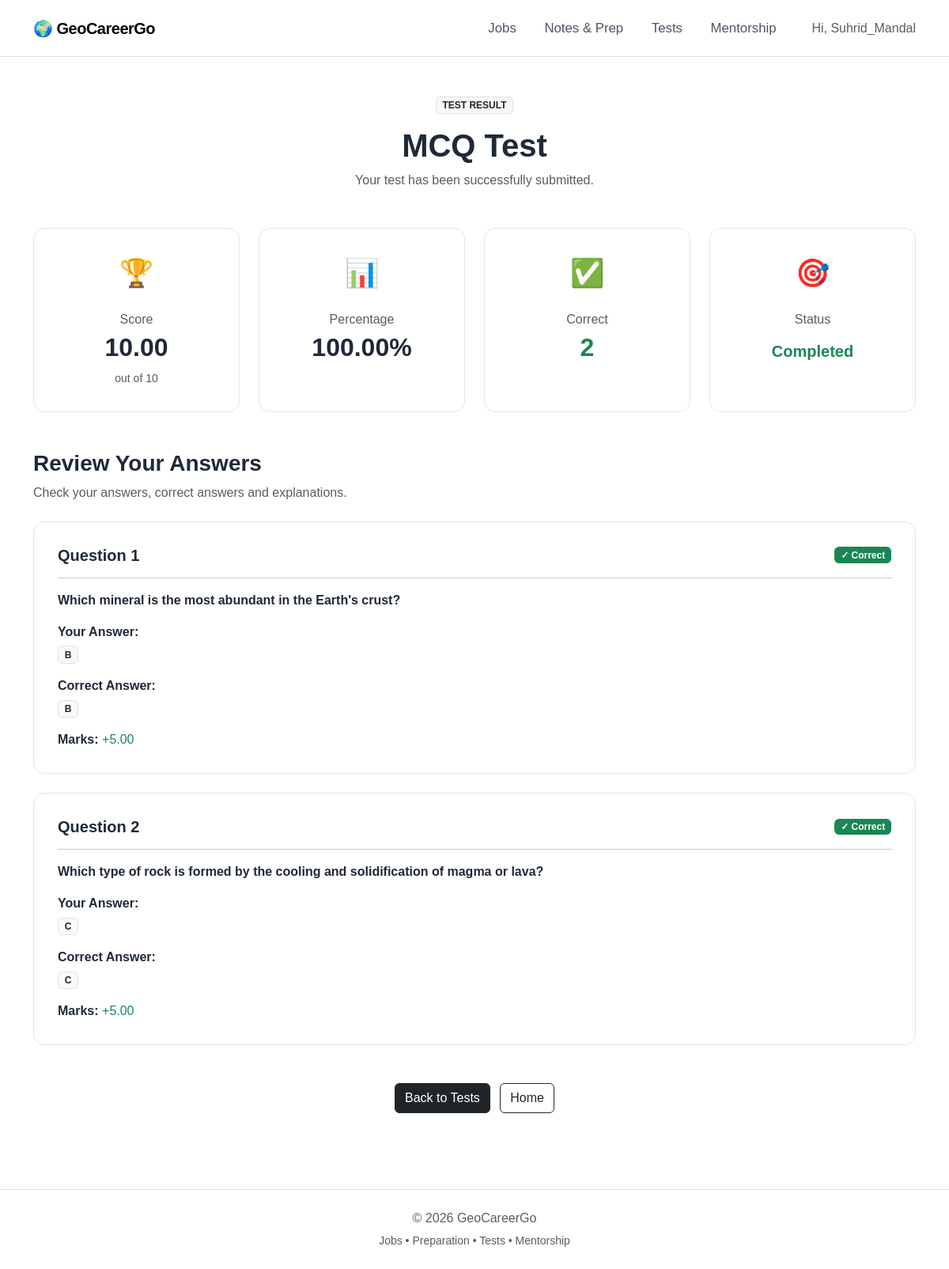
/tests/attempt/2/result/ (signed in), run on the app's committed database.
### exam_tests/models.py (models this page shows, shortened)
class Test(models.Model):
    TEST_TYPE_CHOICES = [
        ("pyq", "Previous Year Paper"),
        ("practice", "Practice Quiz"),
        ("series", "Test Series"),
    ]
    CATEGORY_CHOICES = [
        ("gate", "GATE"),
        ("jam", "JAM"),
        ("psu", "PSU"),
        ("net", "NET"),
        ("govt", "Government Exams"),
        ("reasoning", "Reasoning"),
        ("aptitude", "Aptitude"),
        ("verbal", "Verbal"),
        ("other", "Other PYQs"),
    ]
    title = models.CharField(
        max_length=200
    )
    category = models.CharField(
        max_length=20,
        choices=CATEGORY_CHOICES
    )
    test_type = models.CharField(
        max_length=20,
        choices=TEST_TYPE_CHOICES
    )
    description = models.TextField(
        blank=True
    )
    duration_minutes = models.PositiveIntegerField(
        default=30
    )
    total_marks = models.PositiveIntegerField(
        default=0
    )
    is_free = models.BooleanField(
        default=True
    )
    price = models.DecimalField(
        max_digits=8,
        decimal_places=2,
        default=0
    )
    is_active = models.BooleanField(
        default=True
    )
    created_at = models.DateTimeField(
        auto_now_add=True
    )
    updated_at = models.DateTimeField(
        auto_now=True
    )
    class Meta:
        ordering = ["-created_at"]

class TestAttempt(models.Model):
    user = models.ForeignKey(
        User,
        on_delete=models.CASCADE,
        related_name="test_attempts"
    )
    test = models.ForeignKey(
        Test,
        on_delete=models.CASCADE,
        related_name="attempts"
    )
    started_at = models.DateTimeField(
        auto_now_add=True
    )
    submitted_at = models.DateTimeField(
        null=True,
        blank=True
    )
    score = models.DecimalField(
        max_digits=8,
        decimal_places=2,
        default=0
    )
    percentage = models.DecimalField(
        max_digits=5,
        decimal_places=2,
        default=0
    )
    is_completed = models.BooleanField(
        default=False
    )
    class Meta:
        ordering = ["-started_at"]

class TestAnswer(models.Model):
    attempt = models.ForeignKey(
        TestAttempt,
        on_delete=models.CASCADE,
        related_name="answers"
    )
    question = models.ForeignKey(
        Question,
        on_delete=models.CASCADE,
        related_name="attempt_answers"
    )
    selected_answer = models.CharField(
        max_length=1,
        choices=Question.ANSWER_CHOICES,
        blank=True
    )
    is_correct = models.BooleanField(
        default=False
    )
    marks_obtained = models.DecimalField(
        max_digits=5,
        decimal_places=2,
        default=0
    )
    class Meta:
        unique_together = (
            "attempt",
            "question",
        )

class Question(models.Model):
    ANSWER_CHOICES = [
        ("A", "Option A"),
        ("B", "Option B"),
        ("C", "Option C"),
        ("D", "Option D"),
    ]
    test = models.ForeignKey(
        Test,
        on_delete=models.CASCADE,
        related_name="questions"
    )
    question_text = models.TextField()
    option_a = models.CharField(
        max_length=500
    )
    option_b = models.CharField(
        max_length=500
    )
    option_c = models.CharField(
        max_length=500
    )
    option_d = models.CharField(
        max_length=500
    )
    correct_answer = models.CharField(
        max_length=1,
        choices=ANSWER_CHOICES
    )
    explanation = models.TextField(
        blank=True
    )
    marks = models.DecimalField(
        max_digits=5,
        decimal_places=2,
        default=1
    )
    negative_marks = models.DecimalField(
        max_digits=5,
        decimal_places=2,
        default=0
    )
    order = models.PositiveIntegerField(
        default=1
    )
    class Meta:
        ordering = ["order"]

### exam_tests/views.py (the view)
@login_required
def test_result(request, attempt_id):
    attempt = get_object_or_404(
        TestAttempt,
        id=attempt_id,
        user=request.user,
        is_completed=True
    )
    answers = attempt.answers.select_related(
        "question"
    ).all()
    correct_count = answers.filter(
        is_correct=True
    ).count()
    incorrect_count = answers.filter(
        is_correct=False
    ).exclude(
        selected_answer=""
    ).count()
    unanswered_count = answers.filter(
        selected_answer=""
    ).count()
    return render(
        request,
        "exam_tests/test_result.html",
        {
            "attempt": attempt,
            "test": attempt.test,
            "answers": answers,
            "correct_count": correct_count,
            "incorrect_count": incorrect_count,
            "unanswered_count": unanswered_count,
        }
    )

### templates/exam_tests/test_result.html (shortened to what this page needs)
{% extends "base.html" %}
{% block content %}
<section class="py-5">
    <div class="container">
        <div class="text-center mb-5">
            <span class="badge bg-light text-dark border mb-3">
                TEST RESULT
            </span>
            <h1 class="fw-bold">
                {{ test.title }}
            </h1>
            <p class="text-muted">
                Your test has been successfully submitted.
            </p>
        </div>
        <div class="row g-4 justify-content-center mb-5">
            <div class="col-md-6 col-lg-3">
                <div class="feature-card text-center h-100">
                    <div class="feature-icon">
                        🏆
                    </div>
                    <p class="text-muted mb-1">
                        Score
                    </p>
                    <h2 class="fw-bold">
                        {{ attempt.score }}
                    </h2>
                    <small class="text-muted">
                        out of {{ test.total_marks }}
                    </small>
                </div>
            </div>
            <div class="col-md-6 col-lg-3">
                <div class="feature-card text-center h-100">
                    <div class="feature-icon">
                        📊
                    </div>
                    <p class="text-muted mb-1">
                        Percentage
                    </p>
                    <h2 class="fw-bold">
                        {{ attempt.percentage|floatformat:2 }}%
                    </h2>
                </div>
            </div>
            <div class="col-md-6 col-lg-3">
                <div class="feature-card text-center h-100">
                    <div class="feature-icon">
                        ✅
                    </div>
                    <p class="text-muted mb-1">
                        Correct
                    </p>
                    <h2 class="fw-bold text-success">
                        {{ answers|length }}
                    </h2>
                </div>
            </div>
            <div class="col-md-6 col-lg-3">
                <div class="feature-card text-center h-100">
                    <div class="feature-icon">
                        🎯
                    </div>
                    <p class="text-muted mb-1">
                        Status
                    </p>
                    <h5 class="fw-bold text-success mt-3">
                        Completed
                    </h5>
                </div>
            </div>
        </div>
        <div class="mb-4">
            <h3 class="fw-bold">
                Review Your Answers
            </h3>
            <p class="text-muted">
                Check your answers, correct answers and explanations.
            </p>
        </div>
        {% for answer in answers %}
        <div class="feature-card mb-4">
            <div class="d-flex justify-content-between align-items-center">
                <h5 class="fw-bold mb-0">
                    Question {{ forloop.counter }}
                </h5>
                {% if answer.is_correct %}
                    <span class="badge bg-success">
                        ✓ Correct
                    </span>
                {% elif answer.selected_answer %}
                    <span class="badge bg-danger">
                        ✗ Incorrect
                    </span>
                {% else %}
                    <span class="badge bg-secondary">
                        Unanswered
                    </span>
                {% endif %}
            </div>
            <hr>
            <p class="fw-semibold">
                {{ answer.question.question_text }}
            </p>
            <div class="mt-3">
                <p class="mb-1">
                    <strong>
                        Your Answer:
                    </strong>
                </p>
                {% if answer.selected_answer %}
                    <span class="badge bg-light text-dark border">
                        {{ answer.selected_answer }}
                    </span>
                {% else %}
                    <span class="text-muted">
                        Not answered
                    </span>
                {% endif %}
            </div>
            <div class="mt-3">
                <p class="mb-1">
                    <strong>
                        Correct Answer:
                    </strong>
                </p>
                <span class="badge bg-light text-dark border">
                    {{ answer.question.correct_answer }}
                </span>
            </div>
            <div class="mt-3">
                <strong>
                    Marks:
                </strong>
                {% if answer.marks_obtained > 0 %}
                    <span class="text-success">
                        +{{ answer.marks_obtained }}
                    </span>
                {% elif answer.marks_obtained < 0 %}
                    <span class="text-danger">
                        {{ answer.marks_obtained }}
                    </span>
                {% else %}
                    <span class="text-muted">
                        0
                    </span>
                {% endif %}
            </div>
        </div>
        {% empty %}
        <div class="feature-card text-center py-5">
            <h4>
                No answers found.
            </h4>
        </div>
        {% endfor %}
        <div class="text-center mt-5">
            <a
                href="{% url 'exam_tests:test_home' %}"
                class="btn btn-dark me-2"
            >
                Back to Tests
            </a>
            <a
                href="{% url 'core:home' %}"
                class="btn btn-outline-dark"
            >
                Home
            </a>
        </div>
    </div>
</section>
{% endblock %}

### templates/base.html (shortened to what this page needs)
{% load static %}
<!DOCTYPE html>
<html lang="en">
<head>
    <link
        href="https://cdn.jsdelivr.net/npm/bootstrap@5.3.3/dist/css/bootstrap.min.css"
        rel="stylesheet"
    >
    <link
        rel="stylesheet"
        href="{% static 'css/style.css' %}"
    >
</head>
<body>
<nav class="navbar navbar-expand-lg bg-white border-bottom">
    <div class="container">
        <a
            class="navbar-brand fw-bold"
            href="{% url 'core:home' %}"
        >
            🌍 GeoCareerGo
        </a>
        <div
            class="collapse navbar-collapse"
            id="navbarNav"
        >
            <ul class="navbar-nav ms-auto align-items-lg-center">
                <li class="nav-item">
                    <a
                        class="nav-link"
                        href="{% url 'jobs:job_list' %}"
                    >
                        Jobs
                    </a>
                </li>
                <li class="nav-item">
                    <a
                        class="nav-link"
                        href="{% url 'notes:note_list' %}"
                    >
                        Notes & Prep
                    </a>
                </li>
                <li class="nav-item">
                    <a
                        class="nav-link"
                        href="{% url 'exam_tests:test_home' %}"
                    >
                        Tests
                    </a>
                </li>
                <li class="nav-item">
                    <a
                        class="nav-link"
                        href="{% url 'core:mentorship' %}"
                    >
                        Mentorship
                    </a>
                </li>
            </ul>
            <div class="ms-lg-3 mt-3 mt-lg-0">
                {% if user.is_authenticated %}
                   <span class="text-muted ms-3">
    Hi, {{ user.username }}
</span>
                {% endif %}
            </div>
        </div>
    </div>
</nav>
<main>
    {% block content %}
    {% endblock %}
</main>
<footer class="border-top mt-5 py-4">
    <div class="container text-center text-muted">
        <p class="mb-1">
            © 2026 GeoCareerGo
        </p>
        <small>
            Jobs • Preparation • Tests • Mentorship
        </small>
    </div>
</footer>
</body>
</html>

### static/css/style.css (style rules this page uses)
body { font-family: Arial, sans-serif; color: #1f2937; background: #ffffff; }
.navbar-brand { letter-spacing: -0.5px; }
.nav-link { color: #4b5563; margin-left: 10px; }
.feature-card { padding: 30px; border: 1px solid #e5e7eb; border-radius: 14px; background: white; transition: 0.2s; }
.feature-icon { font-size: 35px; margin-bottom: 20px; }
footer { background: #ffffff; }
.navbar { min-height: 72px; }
.navbar-brand { font-size: 1.25rem; }
.navbar .nav-link { font-size: 1.05rem; padding: 0.65rem 0.8rem !important; }

### data on the page
Test: title "MCQ Test", total_marks "10"
TestAttempt: score "10.00", percentage "100.00"
TestAnswer: is_correct "✓ Correct", question.question_text "Which mineral is the most abundant in the Earth's crust?", selected_answer "B", question.correct_answer "B", marks_obtained "5.00"
TestAnswer: is_correct "✓ Correct", question.question_text "Which type of rock is formed by the cooling and solidification of magma or lava?", selected_answer "C", question.correct_answer "C", marks_obtained "5.00"

### other printed values
{{ user.username }} "Suhrid_Mandal"
{{ answers|length }} "2"
